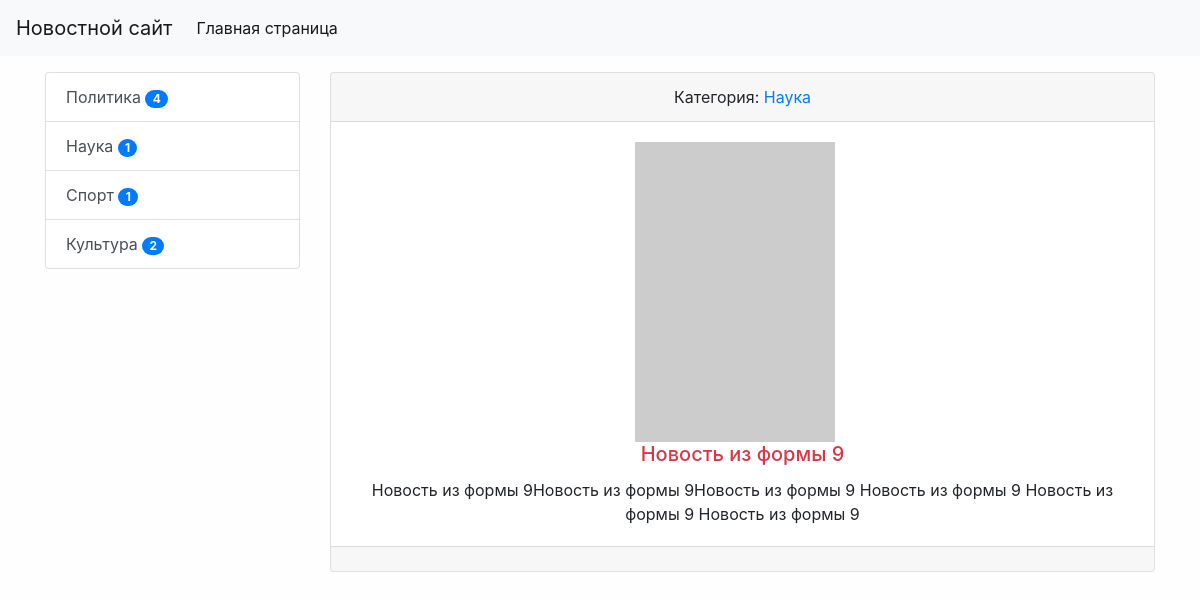
/news/16/, run on an earlier commit of the app's database.
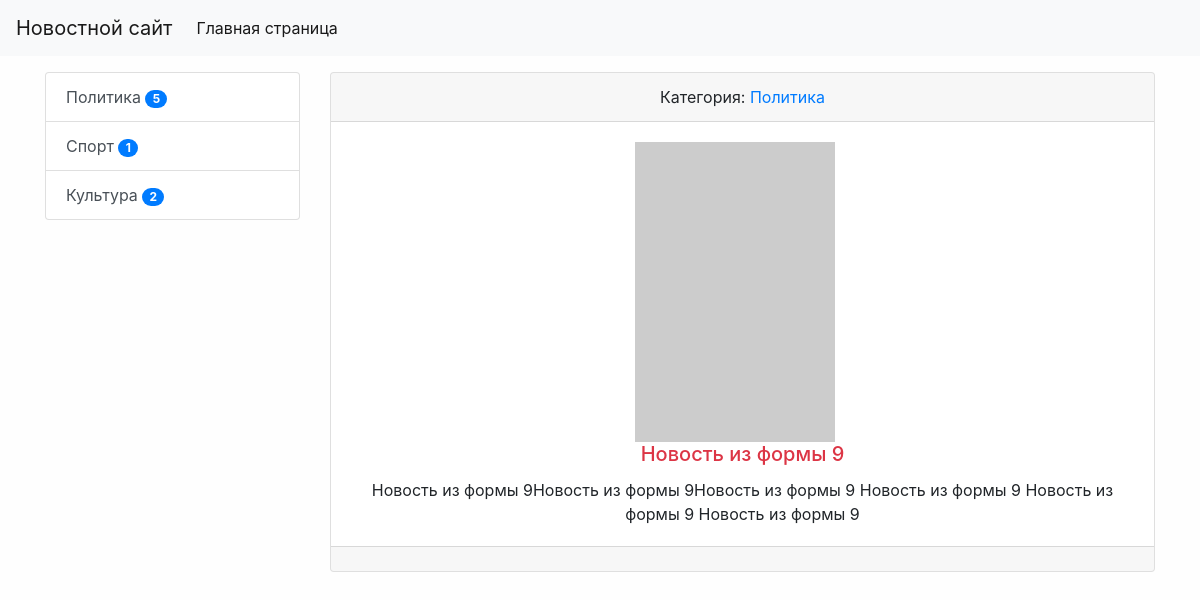
And on a later commit of the database.
### news/models.py (models this page shows, shortened)
class Category(models.Model):
    title = models.CharField(max_length=150, db_index=True, verbose_name='Категории')#db index - индексирует поле(более быстрым для поиска)
    def get_absolute_url(self):
        return reverse('category', kwargs={'category_id': self.pk})
    def __str__(self):
        return self.title
    class Meta:
        verbose_name = 'Категория'
        verbose_name_plural = 'Категории'
        ordering = ['title']

class News(models.Model):
    title = models.CharField(max_length=150, verbose_name='Наименование')
    content = models.TextField(blank=True, verbose_name='Контент')
    created_at = models.DateTimeField(auto_now_add=True, verbose_name='Дата Публикации')
    update_at = models.DateTimeField(auto_now=True, verbose_name='Обновлено')
    photo = models.ImageField(upload_to='photos/%Y/%m/%d/', verbose_name='Фото', blank=True)
    is_published = models.BooleanField(default=True, verbose_name='Опубликовано')
    category = models.ForeignKey('Category', on_delete=models.PROTECT, verbose_name='Категория')
    views = models.IntegerField(default=0)
    class Meta:
        verbose_name = 'Новость'
        verbose_name_plural = 'Новости'
        ordering = ['-created_at']

### news/views.py (the view)
# urls.py: path('news/<int:pk>/', ViewNews.as_view(), name='view_news'),
class ViewNews(DetailView):
    model = News
    context_object_name = 'news_item'# Можно использовать без context_object_name, к данным можно обращаться через Objects

### news/templatetags/news_tags.py (called while the page is built)
@register.inclusion_tag('news/list_categories.html')
def show_categories(arg1='hello', arg2='world'):
    categories = Category.objects.filter(news__is_published=True).annotate(cnt=Count('news')).filter(cnt__gt=0)
    return {"categories": categories, "arg1": arg1, "arg2": arg2}

### news/templates/news/news_detail.html (shortened to what this page needs)
{% extends 'base.html' %}
{% block sidebar %}
    {% include 'inc/_sidebar.html' %}
{% endblock %}
{% block content %}
    <div class="card text-center mb-3">
        <div class="card-header">
            Категория: <a href="{% url 'category' news_item.category.pk %}">{{news_item.category}}</a>
        </div>
        <div class="card-body">
            {% if item.photo %}
                <img src="{{ news_item.photo.url }}" alt="" width="350" class="float-left mr-3">
            {% else %}
                <img src="https://picsum.photos/200/300/?blur=1" alt=""class="float mr-3">
            {% endif %}
            <h5 class="card-title {% cycle 'text-danger' 'text-success' %}">
                {{ news_item.title }}</h5>
            <p class="card-text">{{ news_item.content }}</p>
        </div>
        <div class="card-footer text-muted">
        </div>
    </div>
{% endblock %}

### news/templates/news/list_categories.html
<div class="list-group">
    {% for item in categories %}
        <a href="{{ item.get_absolute_url }}" class="list-group-item list-group-item-action">{{ item.title}} <span class="badge badge-primary badge-pill">{{ item.cnt }}</span></a>
    {% endfor %}
</div>

What changed in the data, as far as the page shows it:
no longer on this page (row unchanged): Category: title "Наука", cnt "1"
computed for Category "Политика": cnt "4" → "5"
changed News "Новость из формы 9": category "Наука" → "Политика"
